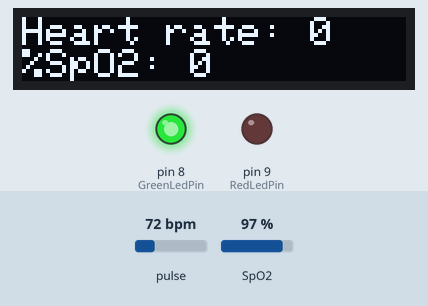
Recording of a sketch running on a simulated Arduino Uno, built with avr-gcc and run on an emulated ATmega328P. On the bench: 96×16 one-colour display, output pins drawn as LEDs (lit = HIGH). The test bench sets the inputs (shaded band); at power-on: pulse 72 bpm, SpO2 97 %. What the sketch prints to the serial monitor is not drawn.

Above: at 2.5 s.
2.6 s: pulse set to 42 bpm
At 5.4 s:
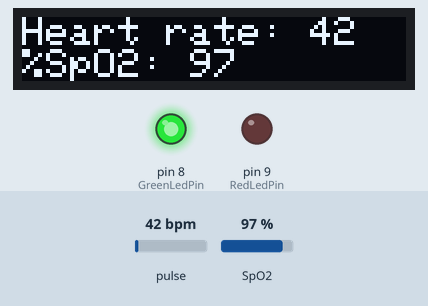
5.8 s: SpO2 set to 80 %
At 7.5 s:
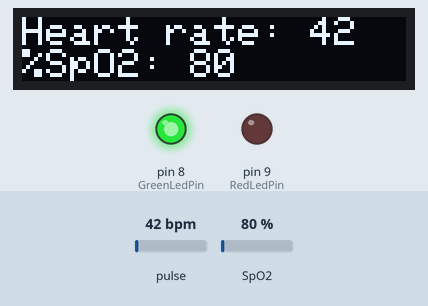
7.8 s: pulse set to 70 bpm
At 9.6 s:
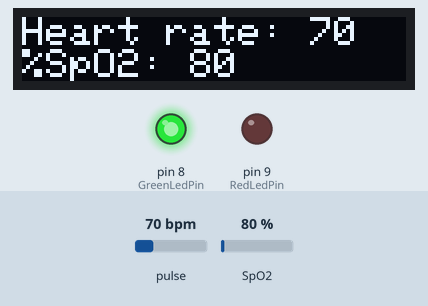
9.9 s: SpO2 set to 85 %
At 10.8 s:
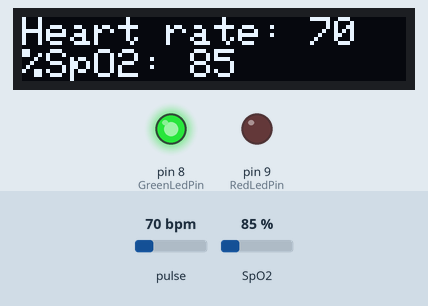
Timing chart, 0 to 12.9 s (numbered marks = the images above; inputs shaded):
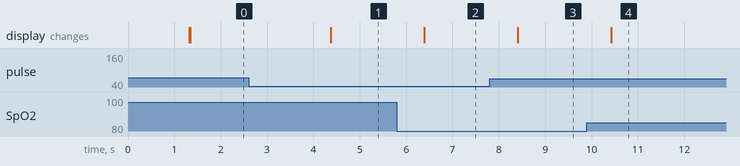

Measured:
- after the input at 2.6 s, the display: changes after 1.8 s (image 1)
- after the input at 5.8 s, the display: changes after 0.59 s (image 2)
- after the input at 7.8 s, the display: changes after 0.61 s (image 3)
- after the input at 9.9 s, the display: changes after 0.52 s (image 4)

The sketch:

Version_1.0.0.ino
```cpp
//Code written by RB2521
//This code is to be used for the University of Bath, Department of Electrical and Electronic Engineering, Project Week 2 - Digital Health Monitoring.

//NOTE - This Code uses Libraries to run the Heart rate click, OLED screen and Interfaces. These libraries need to be downloaded in order for this code to run.

//Loading the Libraries
#include <Wire.h>
#include "MAX30100_PulseOximeter.h"

#define REPORTING_PERIOD_MS 1000

#include <Adafruit_SSD1306.h>
#include <Adafruit_GFX.h>

#define OLED_WIDTH 96
#define OLED_HEIGHT 16

#define OLED_ADDR   0x3C


PulseOximeter pox;

uint32_t tsLastReport = 0;


Adafruit_SSD1306 display(OLED_WIDTH, OLED_HEIGHT);

const int TopButtonPin = 4;  // the number of the pushbutton pin
const int RedLedPin = 9;
const int BotButtonPin = 5;
const int GreenLedPin = 8;
int i = 0;


void onBeatDetected()
{
    Serial.println("Beat!");
}


void setup() {
  Serial.begin(115200);
  // put your setup code here, to run once:
  pinMode(RedLedPin, OUTPUT);
  pinMode(GreenLedPin, OUTPUT);
  pinMode(TopButtonPin, INPUT);
  pinMode(BotButtonPin, INPUT);

  display.begin(SSD1306_SWITCHCAPVCC, OLED_ADDR);
  display.clearDisplay();

  //Initialize PuleOximeter. Self-handling failure detection. Failures are usually "due to an improper I2C wiring, missing power supply or wrong target chip"
  //https://github.com/gabriel-milan/Arduino-MAX30100/blob/master/examples/MAX30100_Minimal/MAX30100_Minimal.ino lines 46-47
for ( int i; i < 500; i++) {
    display.setTextSize(1);
    display.setTextColor(WHITE);
    display.setCursor(0, 0);
    display.println("Initializing");
    display.display();
}

  if (!pox.begin()) {
    digitalWrite(RedLedPin, HIGH);
    //Displays to the OLED screen if there is an error
    display.clearDisplay();

    display.setTextSize(1);
    display.setTextColor(WHITE);
    display.setCursor(0, 0);
    display.println("Setup failed.\nCheck connections");
    display.display();

    for (;;);
  }
  else {
    //Displays to the OLED screen if all setup is successful, then progresses
    digitalWrite(GreenLedPin, HIGH);
    display.clearDisplay();

    display.setTextSize(1);
    display.setTextColor(WHITE);
    display.setCursor(0, 0);
    display.println("Setup \nSuccessfull");
    display.display();

    display.clearDisplay();
    display.display();
    display.setTextSize(1);
    display.setTextColor(WHITE);
    display.setCursor(0, 0);
    display.println("Project Week 2 -Team 6!");
    display.display();
  }


  pox.setOnBeatDetectedCallback(onBeatDetected);
}


void loop()
{
    pox.update();
    // Make sure to call update as fast as possible

    // Asynchronously dump heart rate and oxidation levels to the serial
    // For both, a value of 0 means "invalid"
    if (millis() - tsLastReport > REPORTING_PERIOD_MS) {

        Serial.print("Heart rate; ");
        Serial.print(int(pox.getHeartRate()));
        Serial.print("SpO2: ");
        Serial.print(int(pox.getSpO2()));
        Serial.println("\t");


        display.clearDisplay();
        display.setTextSize(1);
        display.setTextColor(WHITE);
        display.setCursor(0, 0);
        display.print("Heart rate: ");
        display.print(int(pox.getHeartRate()));
        display.print("\n%SpO2: ");
        display.print(int(pox.getSpO2()));
        display.display();

        tsLastReport = millis();
    }
}
```
